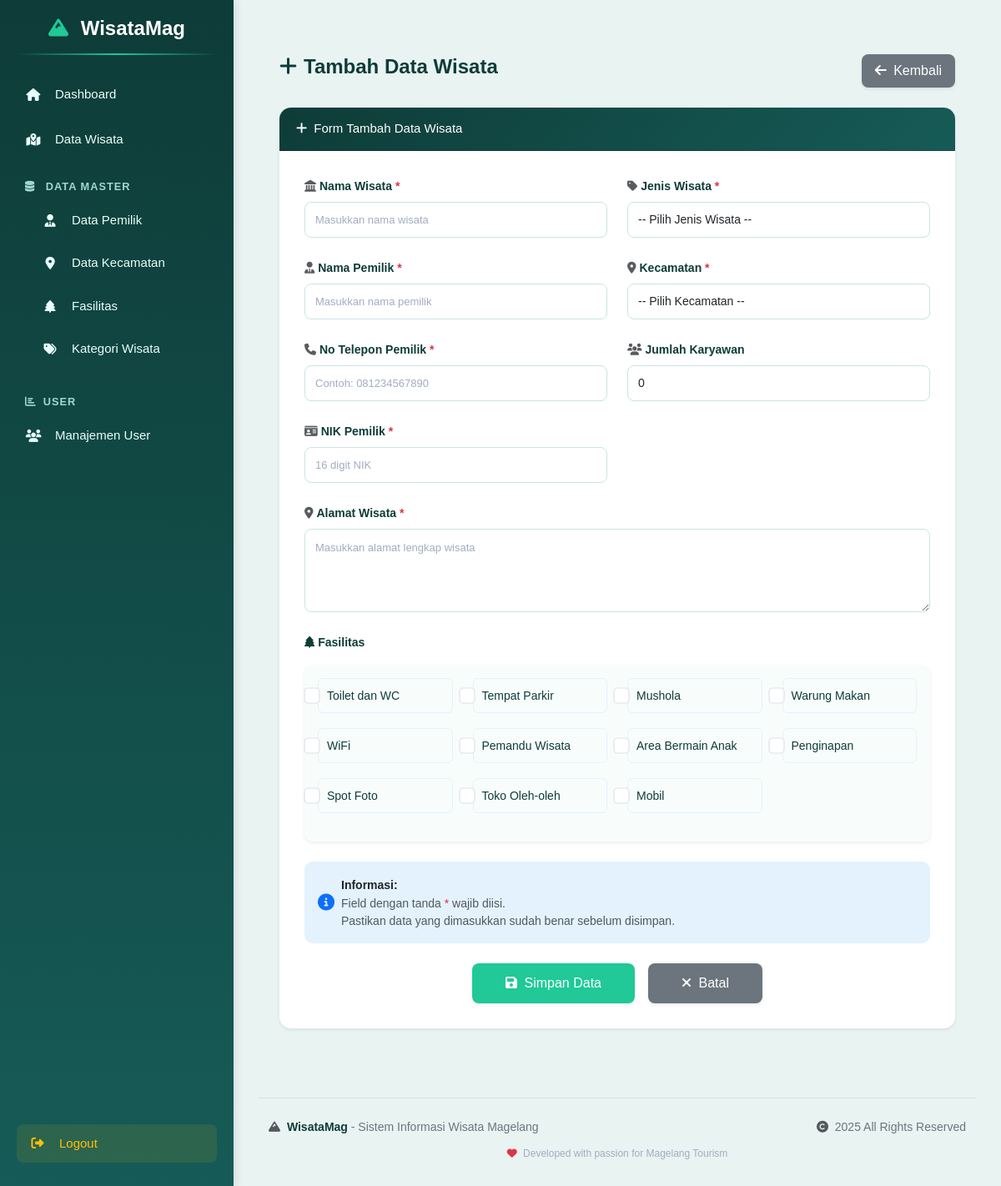
/index.php/wisata/add, run on the app's committed database.
### tables this page shows
CREATE TABLE `fasilitas` (
  `id_fasilitas` int NOT NULL,
  `nama_fasilitas` varchar(100) NOT NULL
);

### application/controllers/Wisata.php (called while the page is built, shortened)
<?php
class Wisata extends CI_Controller {
    public function __construct() {
        $this->load->model('Wisata_model');
        $this->load->model('Kecamatan_model');
        $this->load->model('Fasilitas_model');
        $this->load->model('Kategori_model');
        $this->load->library('pagination');
        $this->load->library('session');
        $this->load->helper('url');
    }
    public function add() {
        $data['title'] = 'Tambah Data Wisata';
        $data['kecamatan'] = $this->Kecamatan_model->get_all();
        $data['fasilitas'] = $this->Fasilitas_model->get_all();
        $data['kategori_wisata'] = $this->Kategori_model->getAll();
        $this->load->view('template/header', $data);
        $this->load->view('template/sidebar');
        $this->load->view('wisata/form', $data);
        $this->load->view('template/footer');
    }
}
?>

### index.php (called while the page is built, shortened)
<?php
require_once BASEPATH.'core/CodeIgniter.php';

### application/models/Fasilitas_model.php (called while the page is built, shortened)
<?php
class Fasilitas_model extends CI_Model {
    private $table = 'fasilitas';
    public function get_all() {
        return $this->db->get($this->table)->result();
    }
}
?>

### application/views/wisata/form.php (the view, shortened to what this page needs)
<div class="content-wrapper" style="background:#e9f3f2; min-height:100vh; padding:35px 25px;">
  <div class="d-flex justify-content-between align-items-center mb-4 flex-wrap">
    <h4 style="font-weight:600; color:#0e3c38; margin-bottom:10px;">
      <i class="fas fa-plus me-2"></i><?= $title ?>
    </h4>
    <a href="<?= site_url('wisata') ?>"
       class="btn shadow-sm"
       style="background:#6c757d; color:#fff; border:none; border-radius:8px; padding:8px 16px; font-weight:500; transition:0.3s;">
      <i class="fas fa-arrow-left me-1"></i> Kembali
    </a>
  </div>
  <div class="card border-0 shadow-sm" style="border-radius:14px; overflow:hidden;">
    <div class="card-header text-white"
         style="background:linear-gradient(135deg, #0e3c38 0%, #165b57 100%); font-weight:500; padding:14px 20px; font-size:15px;">
      <i class="fas fa-plus me-1"></i> Form Tambah Data Wisata
    </div>
    <div class="card-body" style="padding:30px;">
      <form method="post" action="<?= site_url('wisata/save') ?>">
        <div class="row">
          <div class="col-md-6">
            <div class="mb-4">
              <label class="form-label fw-bold" style="color:#0e3c38; margin-bottom:8px;">
                <i class="fas fa-landmark me-1 text-muted"></i>Nama Wisata <span class="text-danger">*</span>
              </label>
              <input type="text" name="nama_wisata" class="form-control"
                     value="<?= set_value('nama_wisata') ?>"
                     style="border:1px solid #c8e6e3; border-radius:8px; padding:10px 12px; transition:0.3s;"
                     placeholder="Masukkan nama wisata"
                     required
                     onfocus="this.style.borderColor='#20c997'; this.style.boxShadow='0 0 0 2px rgba(32, 201, 151, 0.1)';"
                     onblur="this.style.borderColor='#c8e6e3'; this.style.boxShadow='none';">
            </div>
            <div class="mb-4">
              <label class="form-label fw-bold" style="color:#0e3c38; margin-bottom:8px;">
                <i class="fas fa-user-tie me-1 text-muted"></i>Nama Pemilik <span class="text-danger">*</span>
              </label>
              <input type="text" name="nama_pemilik" class="form-control"
                     value="<?= set_value('nama_pemilik') ?>"
                     style="border:1px solid #c8e6e3; border-radius:8px; padding:10px 12px; transition:0.3s;"
                     placeholder="Masukkan nama pemilik"
                     required
                     onfocus="this.style.borderColor='#20c997'; this.style.boxShadow='0 0 0 2px rgba(32, 201, 151, 0.1)';"
                     onblur="this.style.borderColor='#c8e6e3'; this.style.boxShadow='none';">
            </div>
            <div class="mb-4">
              <label class="form-label fw-bold" style="color:#0e3c38; margin-bottom:8px;">
                <i class="fas fa-phone me-1 text-muted"></i>No Telepon Pemilik <span class="text-danger">*</span>
              </label>
              <input type="text" name="no_telp" class="form-control"
                     value="<?= set_value('no_telp') ?>"
                     style="border:1px solid #c8e6e3; border-radius:8px; padding:10px 12px; transition:0.3s;"
                     placeholder="Contoh: 081234567890"
                     required
                     onfocus="this.style.borderColor='#20c997'; this.style.boxShadow='0 0 0 2px rgba(32, 201, 151, 0.1)';"
                     onblur="this.style.borderColor='#c8e6e3'; this.style.boxShadow='none';">
            </div>
            <div class="mb-4">
              <label class="form-label fw-bold" style="color:#0e3c38; margin-bottom:8px;">
                <i class="fas fa-id-card me-1 text-muted"></i>NIK Pemilik <span class="text-danger">*</span>
              </label>
              <input type="text" name="nik_pemilik" class="form-control"
                     value="<?= set_value('nik_pemilik') ?>"
                     style="border:1px solid #c8e6e3; border-radius:8px; padding:10px 12px; transition:0.3s;"
                     placeholder="16 digit NIK"
                     required
                     onfocus="this.style.borderColor='#20c997'; this.style.boxShadow='0 0 0 2px rgba(32, 201, 151, 0.1)';"
                     onblur="this.style.borderColor='#c8e6e3'; this.style.boxShadow='none';">
            </div>
          </div>
          <div class="col-md-6">
            <div class="mb-4">
              <label class="form-label fw-bold" style="color:#0e3c38; margin-bottom:8px;">
                <i class="fas fa-tag me-1 text-muted"></i>Jenis Wisata <span class="text-danger">*</span>
              </label>
              <select name="id_kategori" class="form-control"
                      style="border:1px solid #c8e6e3; border-radius:8px; padding:10px 12px; transition:0.3s;"
                      required
                      onfocus="this.style.borderColor='#20c997'; this.style.boxShadow='0 0 0 2px rgba(32, 201, 151, 0.1)';"
                      onblur="this.style.borderColor='#c8e6e3'; this.style.boxShadow='none';">
                <option value="">-- Pilih Jenis Wisata --</option>
              </select>
            </div>
            <div class="mb-4">
              <label class="form-label fw-bold" style="color:#0e3c38; margin-bottom:8px;">
                <i class="fas fa-map-marker-alt me-1 text-muted"></i>Kecamatan <span class="text-danger">*</span>
              </label>
              <select name="id_kecamatan" class="form-control"
                      style="border:1px solid #c8e6e3; border-radius:8px; padding:10px 12px; transition:0.3s;"
                      required
                      onfocus="this.style.borderColor='#20c997'; this.style.boxShadow='0 0 0 2px rgba(32, 201, 151, 0.1)';"
                      onblur="this.style.borderColor='#c8e6e3'; this.style.boxShadow='none';">
                <option value="">-- Pilih Kecamatan --</option>
              </select>
            </div>
            <div class="mb-4">
              <label class="form-label fw-bold" style="color:#0e3c38; margin-bottom:8px;">
                <i class="fas fa-users me-1 text-muted"></i>Jumlah Karyawan
              </label>
              <input type="number" name="jumlah_karyawan" class="form-control"
                     value="<?= set_value('jumlah_karyawan', 0) ?>"
                     style="border:1px solid #c8e6e3; border-radius:8px; padding:10px 12px; transition:0.3s;"
                     placeholder="0"
                     min="0"
                     onfocus="this.style.borderColor='#20c997'; this.style.boxShadow='0 0 0 2px rgba(32, 201, 151, 0.1)';"
                     onblur="this.style.borderColor='#c8e6e3'; this.style.boxShadow='none';">
            </div>
          </div>
        </div>
        <div class="row">
          <div class="col-12">
            <div class="mb-4">
              <label class="form-label fw-bold" style="color:#0e3c38; margin-bottom:8px;">
                <i class="fas fa-location-dot me-1 text-muted"></i>Alamat Wisata <span class="text-danger">*</span>
              </label>
              <textarea name="alamat" class="form-control"
                        style="border:1px solid #c8e6e3; border-radius:8px; padding:12px; height:100px; transition:0.3s;"
                        placeholder="Masukkan alamat lengkap wisata"
                        required
                        onfocus="this.style.borderColor='#20c997'; this.style.boxShadow='0 0 0 2px rgba(32, 201, 151, 0.1)';"
                        onblur="this.style.borderColor='#c8e6e3'; this.style.boxShadow='none';"><?= set_value('alamat') ?></textarea>
            </div>
          </div>
        </div>
        <div class="row">
          <div class="col-12">
            <div class="mb-4">
              <label class="form-label fw-bold mb-3" style="color:#0e3c38;">
                <i class="fas fa-tree me-1"></i>Fasilitas
              </label>
              <div class="card border-0 shadow-sm" style="border-radius:10px; background:#f8fdfc;">
                <div class="card-body">
                  <div class="row">
                    <?php if(isset($fasilitas) && is_array($fasilitas)): ?>
                      <?php foreach($fasilitas as $f): ?>
                      <div class="col-md-3 mb-3">
                        <div class="form-check p-2 rounded" style="transition:0.3s; border:1px solid #e3f2fd;">
                          <input class="form-check-input" type="checkbox"
                                 name="fasilitas[]" value="<?= $f->id_fasilitas ?>"
                                 id="fasilitas_<?= $f->id_fasilitas ?>"
                                 <?= set_checkbox('fasilitas[]', $f->id_fasilitas) ?>
                                 style="cursor:pointer; transform:scale(1.2); margin-right:10px;">
                          <label class="form-check-label fw-medium" for="fasilitas_<?= $f->id_fasilitas ?>"
                                 style="cursor:pointer; color:#0e3c38; font-size:14px;">
                            <?= html_escape($f->nama_fasilitas) ?>
                          </label>
                        </div>
                      </div>
                      <?php endforeach; ?>
                    <?php endif; ?>
                  </div>
                </div>
              </div>
            </div>
          </div>
        </div>
        <div class="alert alert-info border-0 mb-4" style="background:#e3f2fd; border-radius:10px; border-left:4px solid #2196f3;">
          <div class="d-flex align-items-center">
            <i class="fas fa-info-circle me-2 text-primary fs-5"></i>
            <div>
              <small class="fw-bold text-dark">Informasi:</small>
              <small class="text-muted d-block">Field dengan tanda <span class="text-danger">*</span> wajib diisi.</small>
              <small class="text-muted d-block">Pastikan data yang dimasukkan sudah benar sebelum disimpan.</small>
            </div>
          </div>
        </div>
        <div class="d-flex gap-3 justify-content-center">
          <button type="submit"
                  class="btn shadow-sm"
                  style="background:#20c997; color:#fff; border:none; border-radius:8px; padding:12px 40px; font-weight:500; transition:0.3s;">
            <i class="fas fa-save me-1"></i> Simpan Data
          </button>
          <a href="<?= site_url('wisata') ?>"
             class="btn shadow-sm"
             style="background:#6c757d; color:#fff; border:none; border-radius:8px; padding:12px 40px; font-weight:500; transition:0.3s;">
            <i class="fas fa-times me-1"></i> Batal
          </a>
        </div>
      </form>
    </div>
  </div>
</div>

### application/views/template/header.php (style rules this page uses)
body { margin: 0; font-family: "Poppins", sans-serif; background-color: #0f2424; color: #eaf7f3; overflow-x: hidden; }

### application/views/wisata/form.php (style rules this page uses)
.form-label { font-size: 14px; }
.form-control, .form-select { font-size: 14px; }
.form-control::placeholder, .form-select::placeholder { color: #a0aec0; font-size: 13px; }
.btn { transition: all 0.3s ease; border: none; }
.form-check { transition: all 0.3s ease; }

### data on the page
fasilitas: nama_fasilitas "Toilet dan WC"
fasilitas: nama_fasilitas "Tempat Parkir"
fasilitas: nama_fasilitas "Mushola"
fasilitas: nama_fasilitas "Warung Makan"
fasilitas: nama_fasilitas "WiFi"
fasilitas: nama_fasilitas "Pemandu Wisata"
fasilitas: nama_fasilitas "Area Bermain Anak"
fasilitas: nama_fasilitas "Penginapan"
fasilitas: nama_fasilitas "Spot Foto"
fasilitas: nama_fasilitas "Toko Oleh-oleh"
fasilitas: nama_fasilitas "Mobil"

### other printed values
$title "Tambah Data Wisata"
